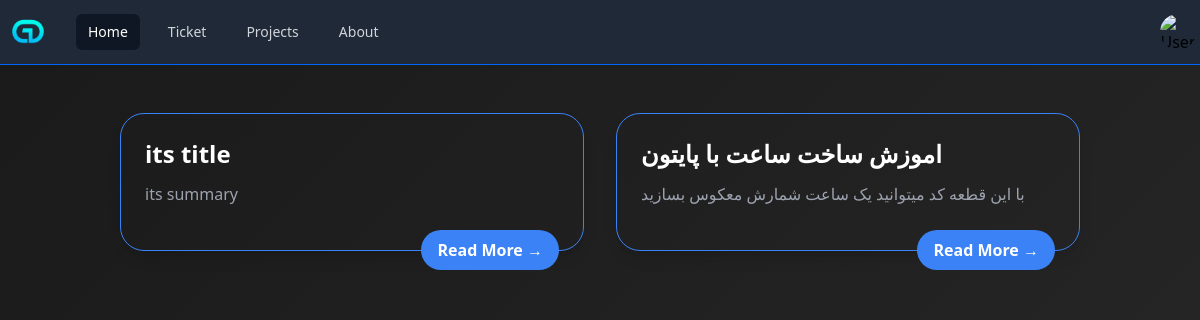
The app's page /, older data.
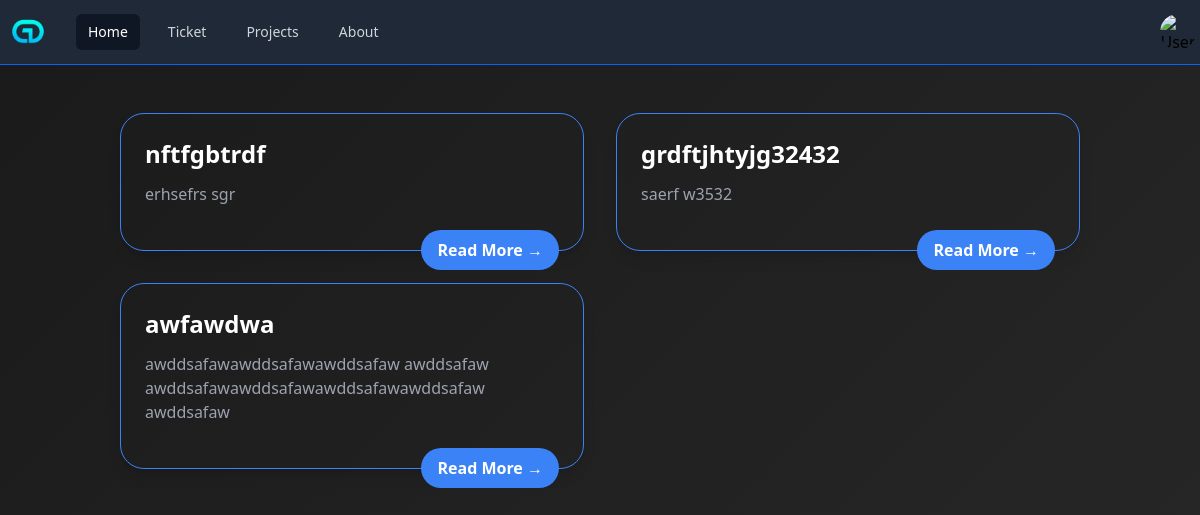
The same page, newer data.
### Homepage/models.py (models this page shows, shortened)
class PostsModel(models.Model):
    Author = models.CharField(max_length=30)
    Title = models.CharField(max_length=40)
    Summary = models.TextField(default='')
    Date = models.DateField(auto_now_add=True)
    Content = models.TextField()
    JustDate = models.DateTimeField(auto_now_add=True)

### Homepage/views.py (the view)
# urls.py: path('', include('Homepage.urls')),
class Homepage(ListView):
    model = PostsModel
    template_name = 'home.html'
    context_object_name = 'posts'
    ordering = ['-JustDate']

### Homepage/templates/home.html (shortened to what this page needs)
{% extends "Base.html" %}
{% load static %}
{% block head %}{% include "Navbar.html" %}{% endblock head %}
{% block body %}
<div class="max-w-5xl mx-auto py-12 px-4 sm:px-6 lg:px-8">
  {% if posts %}
    <div id="PostDiv" class="grid md:grid-cols-2 gap-8 ">
      {% for post in posts %}
        <div class="relative border border-blue-500 bg-gradient-to-br from-white-100 to-gray-50 rounded-3xl shadow-lg p-6 flex flex-col hover:-translate-y-[0.7px] duration-300">
        <h2 class="text-2xl font-bold mb-3 text-white">{{ post.Title }}</h2>
        <p class="text-gray-400 mb-5 font-">{{ post.Summary|default:"No summary available." }}</p>
        <a href="post/{{ post.id }}"
          class="absolute right-6 bottom-[0.08px] translate-y-1/2 text-white bg-blue-500 hover:bg-blue-600 font-semibold py-2 px-4 rounded-full transition-colors duration-200">
          Read More →
        </a>
        </div>
      {% endfor %}
    </div>
  {% else %}
    <p class="text-center text-gray-500 text-lg">No posts available at the moment.</p>
  {% endif %}
</div>
{% endblock body %}

Row changes from the older to the newer data that the page shows:
removed PostsModel: Title "its title", Summary "its summary"
removed PostsModel: Title "اموزش ساخت ساعت با پایتون", Summary "با این قطعه کد میتوانید یک ساعت شمارش معکوس بسازید"
added PostsModel: Title "nftfgbtrdf", Summary "erhsefrs sgr"
added PostsModel: Title "grdftjhtyjg32432", Summary "saerf w3532"
added PostsModel: Title "awfawdwa", Summary "awddsafawawddsafawawddsafaw awddsafaw awddsafawawddsafawawddsafawawddsafaw awddsafaw"
